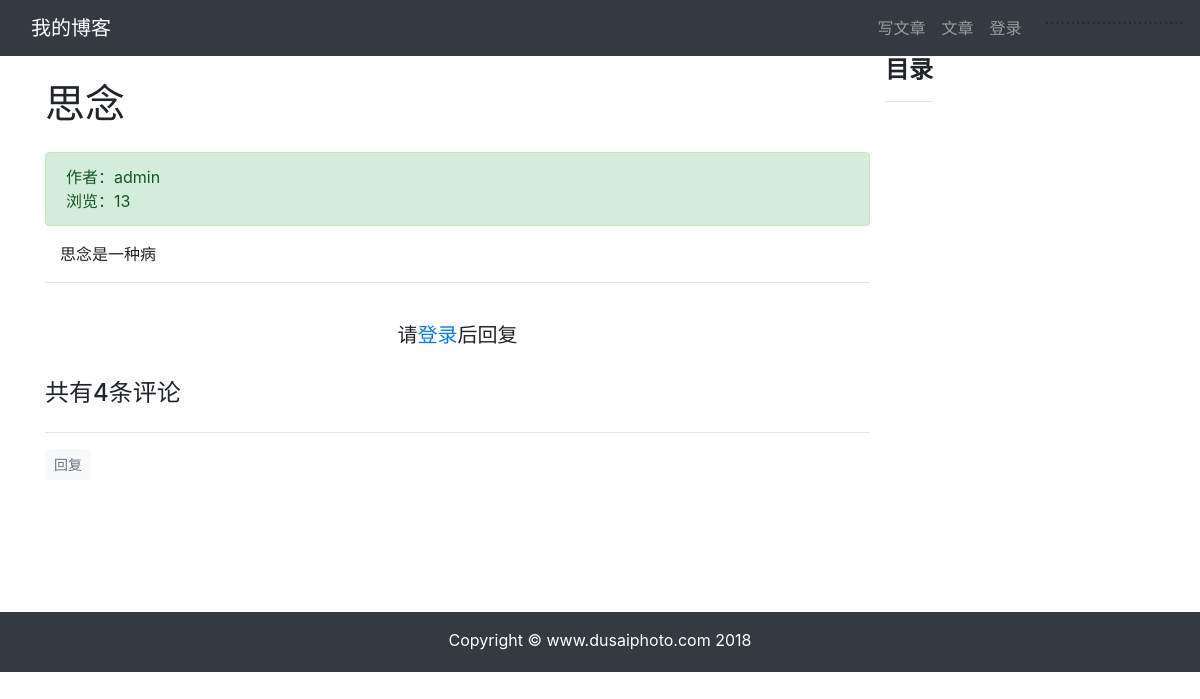
Screenshot of /article/article-detail/19/ with the database file from the repository.
### article/models.py (models this page shows, shortened)
class ArticlePost(models.Model):
    author = models.ForeignKey(User, on_delete=models.CASCADE)
    column = models.ForeignKey(ArticleColumn,
                               null=True,
                               blank=True,
                               on_delete=models.CASCADE,
                               related_name='article')
    tags = TaggableManager(blank=True)
    avatar = models.ImageField(upload_to='article/%Y%m%d/' , blank=True)
    title = models.CharField(max_length=100)
    body = models.TextField()
    created = models.DateTimeField(default=timezone.now)
    updated = models.DateTimeField(auto_now=True)
    total_views= models.PositiveIntegerField(default=0)
    class Meta:
        ordering = ('-created',)
    def save(self, *args, **kwargs):
        article = super(ArticlePost, self).save(*args, **kwargs)
        return article

### article/views.py (the view)
# urls.py: path('article-detail/<int:id>/', views.article_detail, name='article_detail'),
def article_detail(request,id):
    article=ArticlePost.objects.get(id=id)
    comments = Comment.objects.filter(article=id)
    comment_form = CommentForm()
    article.total_views += 1
    article.save(update_fields=['total_views'])
    md = markdown.Markdown(
        extensions=[
        'markdown.extensions.extra',
        'markdown.extensions.codehilite',
        'markdown.extensions.toc',
        ]
    )
    article.body= md.convert(article.body)
    context={'article':article,'toc':md.toc,'comments':comments,'comment_form': comment_form,}
    return render(request,'article/detail.html',context)

### templates/article/detail.html (shortened to what this page needs)
{% extends "base.html" %}
{% load staticfiles %}
{% block content %}
<link rel="stylesheet" href="{% static 'prism/prism.css' %}">
<div class="container">
    <div class="row">
    <div class="col-9">
        <h1 class=" mt-4 mb-4">{{ article.title }}</h1>
        <div class=" alert alert-success" >
            <div>
                作者：{{ article.author }}
            </div>
            <div>
                浏览：{{ article.total_views }}
            </div>
        </div>
        <div class="col-12">
            <p>{{ article.body|safe }}</p>
        </div>
    <hr>
    {% if user.is_authenticated %}
        <div>
            <form
                action="{% url 'comment:post_comment' article.id %}"
                method="POST"
            >
            {% csrf_token %}
                <div class="form-group">
                    <label for="body">
                        <strong>
                            我也要发言：
                        </strong>
                    </label>
                         <div>
                            {{ comment_form.media }}
                            {{ comment_form.body }}
                        </div>
                </div>
                <button type="submit" class="btn btn-primary ">发送</button>
            </form>
        </div>
        <br>
    {% else %}
        <br>
        <h5 class="row justify-content-center">
            请<a href="{% url 'userprofile:login' %}">登录</a>后回复
        </h5>
        <br>
    {% endif %}
 {% load mptt_tags %}
<h4>共有{{ comments.count }}条评论</h4>
<div class="row">
    {% recursetree comments %}
        {% with comment=node %}
            <div class="{% if comment.reply_to %}
                        offset-1 col-11
                        {% else %}
                        col-12
                        {% endif %}"
            >
                <hr>
                <div>
                    {% if user.is_authenticated %}
                    <button type="button"
                            class="btn btn-light btn-sm text-muted"
                            onclick="load_modal({{ article.id }}, {{ comment.id }})"
                            >
                        回复
                    </button>
                    {% else %}
                    <a class="btn btn-light btn-sm text-muted"
                       href="{% url 'userprofile:login' %}"
                       >
                        回复
                    </a>
                    {% endif %}
                </div>
            </div>
        {% endwith %}
    {% endrecursetree %}
</div>
</div>
    <div ... id="sidebar" class="sidebar">
        <div class="sidebar_inner">
            <h4><strong>目录</strong></h4>
            <hr>
        </div>
</div>
</div>
{% endblock content %}

### templates/article/detail.html (style rules this page uses)
.sidebar { will-change: min-height; }

### templates/base.html (style rules this page uses)
html, body { height: 100%; margin: 0; }

### rows the page displays
ArticlePost: title "思念", author "admin", total_views "13", body "思念是一种病"

### other values shown
{{ comments.count }} "4"
